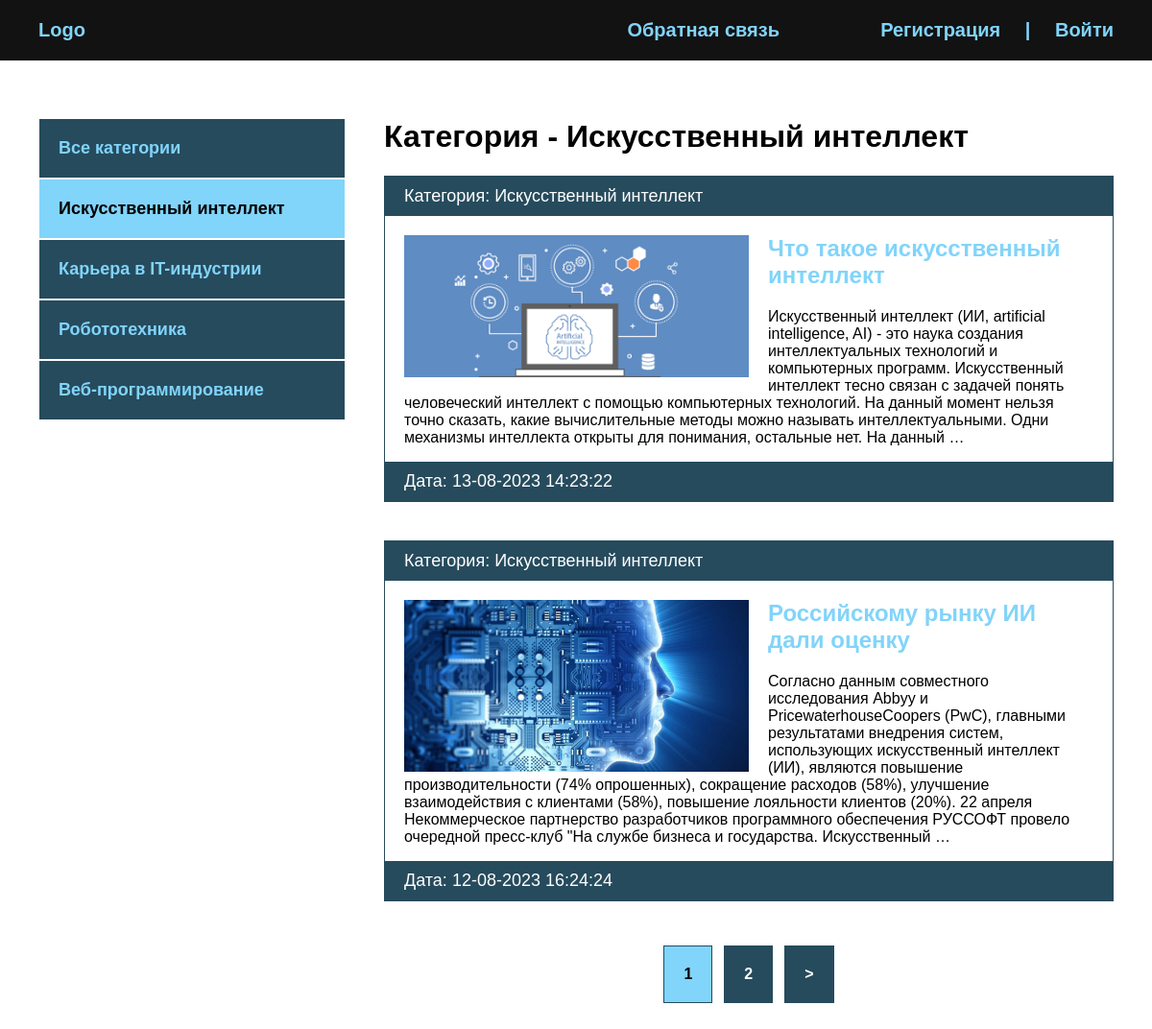
The page /category/iskusstvennyj-intellekt/ on the database its author committed.
### blog/models.py (models this page shows, shortened)
class Category(models.Model):
    name = models.CharField(max_length=100, verbose_name='Категория')
    slug = models.SlugField(max_length=100, unique=True, verbose_name="URL")
    def __str__(self):
        return self.name
    def get_absolute_url(self):
        return reverse('category', kwargs={'cat_slug': self.slug})
    class Meta:
        verbose_name = "категорию"
        verbose_name_plural = "Категории"

class Blog(models.Model):
    title = models.CharField(max_length=255, verbose_name='Название')
    slug = models.SlugField(max_length=255, unique=True, verbose_name="URL")
    content = models.TextField(blank=True, verbose_name="Контент")
    photo = models.ImageField(upload_to="photos/%Y/%m/%d/", blank=True, verbose_name='Фото')
    time_created = models.DateTimeField(auto_now_add=True, verbose_name='Дата создания')
    time_update = models.DateTimeField(auto_now=True, verbose_name='Дата обновления')
    is_published = models.BooleanField(default=True, verbose_name='Опубликовано')
    cat = models.ForeignKey('Category', on_delete=models.PROTECT, verbose_name='Категория')
    def get_absolute_url(self):
        return reverse('post', kwargs={'post_slug': self.slug})
    class Meta:
        verbose_name = "новость"
        verbose_name_plural = "Новости"
        ordering = ["-time_created"]

### blog/views.py (the view)
# urls.py: path('category/<slug:cat_slug>/', BlogCategory.as_view(), name='category'),
class BlogCategory(DataMixin, ListView):
    models = Blog
    template_name = 'blog/index.html'
    context_object_name = 'posts'
    def get_queryset(self):
        return Blog.objects.filter(cat__slug=self.kwargs['cat_slug'], is_published=True).select_related('cat')
    def get_context_data(self, *, object_list=None, **kwargs):
        context = super().get_context_data(**kwargs)
        c = Category.objects.get(slug=self.kwargs['cat_slug'])
        c_def = self.get_user_context(title="Категория - " + str(c.name), cat_selected=c.pk)
        return dict(list(context.items()) + list(c_def.items()))

### blog/utils.py (called while the page is built)
    def get_user_context(self, **kwargs):
        context = kwargs
        cats = Category.objects.annotate(Count('blog'))
        user_menu = menu.copy()
        if not self.request.user.is_authenticated:
            user_menu.pop(0)
        context['menu'] = user_menu
        context['cats'] = cats
        if 'cat_selected' not in context:
            context['cat_selected'] = 0
        return context

### blog/templates/blog/index.html
{% extends 'blog/base.html' %}
{% load static %}
{% block content %}
<h1>{{ title }}</h1>
<ul>
    {% for p in posts %}
    <li>
        <p class="first">Категория: {{ p.cat }}</p>
        <div class="text">
            {% if p.photo %}
            <img src="{{ p.photo.url }}" alt="" class="image">
            {% else %}
            <img src="{% static 'blog/default.jpg' %}" class="image" alt="">
            {% endif %}
            <h2><a href="{{ p.get_absolute_url }}">{{ p.title }}</a></h2>
            <p>{{ p.content|striptags|truncatewords:50 }}</p>
        </div>
        <p class="date">Дата: {{ p.time_update|date:"d-m-Y H:i:s" }}</p>
    </li>
    {% endfor %}
</ul>
{% endblock %}

### blog/templates/blog/base.html (shortened to what this page needs)
<!DOCTYPE html>
{% load static %}
{% load blog_tags %}
<html lang="en">
<head>
    <link rel="stylesheet" href="{% static 'css/style.css' %}">
</head>
<body>
<div class="header">
    <div class="wrap">
        <ul class="mainmenu">
            <li class="logo"><a href="{% url 'index' %}">Logo</a></li>
            {% for m in menu %}
            <li class="last"><a href="{% url m.url_name %}">{{ m.title }}</a></li>
            {% endfor %}
            {% if request.user.is_authenticated %}
            <li class="last"> {{ user.username }} | <a href="{% url 'logout' %}">Выйти</a></li>
            {% else %}
            <li class="last"><a href="{% url 'register' %}">Регистрация</a> | <a href="{% url 'login' %}">Войти</a></li>
            {% endif %}
        </ul>
    </div>
</div>
<div class="content">
    <div class="wrap">
        <div class="sidebar">
            <ul>
                {% if cat_selected == 0 %}
                <li class="selected">Все категории</li>
                {% else %}
                <li><a href="{% url 'index' %}">Все категории</a></li>
                {% endif %}
                {% for c in cats %}
                {% if c.blog__count > 0 %}
                {% if c.pk == cat_selected %}
                <li class="selected">{{ c.name }}</li>
                {% else %}
                <li><a href="{{ c.get_absolute_url }}">{{ c.name }}</a></li>
                {% endif %}
                {% endif %}
                {% endfor %}
            </ul>
        </div>
        <div class="main">
            {% block content %}
            {% endblock %}
            {% if page_obj.has_other_pages %}
            <div>
                <ul class="list-pages">
                    {% for p in paginator.page_range %}
                        {% if page_obj.number == p %}
                    <li class="page-num page-num-selected">{{ p }}</li>
                        {% elif p >= page_obj.number|add:-2 and p <= page_obj.number|add:2 %}
                    <li class="page-num"><a href="?page={{ p }}">{{ p }}</a></li>
                        {% endif %}
                    {% endfor %}
                    {% if page_obj.has_next %}
                    <li class="page-num">
                        <a href="?page={{ page_obj.next_page_number }}">&gt;</a>
                    </li>
                    {% endif %}
                </ul>
            </div>
            {% endif %}
        </div>
    </div>
</div>
</body>
</html>

### blog/static/css/style.css (style rules this page uses)
body { margin: 0; padding: 0; background: #264b5d; font-family: Verdana, Geneva, Tahoma, sans-serif; }
.wrap { max-width: 1200px; margin: 0 auto; }
.content .wrap { background: #FFF; padding: 40px; box-sizing: border-box; display: flex; }
ul { list-style: none; margin: 0; padding: 0; }
a { color: #81d4fa; text-decoration: none; padding: 20px; }
.header { background: #121212; }
.mainmenu { display: flex; align-items: center; justify-content: space-between; font-size: 20px; font-weight: bold; padding: 20px; }
.logo { flex-basis: 40%; }
.last { flex-basis: 30%; text-align: right; color:#81d4fa; }
.sidebar ul { width: 320px; margin-right: 40px; margin-top: 20px; }
.sidebar a { padding: 20px; display: block; border: 1px solid #FFF; background: #264b5d; font-weight: bold; font-size: 18px; }
.selected { font-size: 18px; padding: 20px; border: 1px solid #FFF; font-weight: bold; background: #81d4fa; }
.main li { border: 1px solid #264b5d; margin-bottom: 40px; }
.first, .date { padding: 10px 20px; background: #264b5d; font-size: 18px; color: #FFF; margin: 0; }
.image { float: left; margin-right: 20px; max-width: 50%; }
.text { padding: 20px 20px 0; }
.text h2 { margin-top: 0; }
.text a { padding-left: 0; }
.list-pages { display: flex; justify-content: center; }
.page-num-selected { background: #81d4fa; padding: 20px; }
.list-pages a { background: #264b5d; padding: 20px; display: block; color: #FFF; }
.page-num { margin: 6px; font-weight: bold; }
.last a { display: inline; }

### rows shown on the page
Category: name "Искусственный интеллект"
Category: name "Карьера в IT-индустрии"
Category: name "Робототехника"
Category: name "Веб-программирование"
Blog: cat "Искусственный интеллект", photo (picture), title "Что такое искусственный интеллект", content "Искусственный интеллект (ИИ, artificial intelligence, AI) - это наука создания интеллектуальных технологий и компьютерных программ. Искусственный интеллект тесно связан с задачей понять человеческий интеллект с помощью компьютерных технологий. На данный момент нельзя точно сказать, какие вычислительные методы можно называть интеллектуальными. Одни механизмы интеллекта открыты для понимания, остальные нет. На данный …", time_update "13-08-2023 14:23:22"
Blog: cat "Искусственный интеллект", photo (picture), title "Российскому рынку ИИ дали оценку", content "Согласно данным совместного исследования Abbyy и PricewaterhouseCoopers (PwC), главными результатами внедрения систем, использующих искусственный интеллект (ИИ), являются повышение производительности (74% опрошенных), сокращение расходов (58%), улучшение взаимодействия с клиентами (58%), повышение лояльности клиентов (20%). 22 апреля Некоммерческое партнерство разработчиков программного обеспечения РУССОФТ провело очередной пресс-клуб \"На службе бизнеса и государства. Искусственный …", time_update "12-08-2023 16:24:24"

### other values the page prints
{{ m.title }} "Обратная связь"
{{ title }} "Категория - Искусственный интеллект"
{{ p }} "1"
{{ p }} "2"
